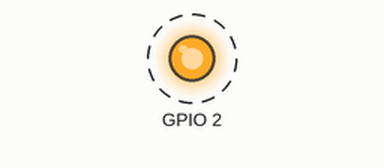
The sketch below on a simulated ESP8266 (NodeMCU). Shown: output pins drawn as LEDs (lit = HIGH). Dashed ring = blinking. WiFi joins after 1.5 s; servers stay silent unless stated; what the sketch prints to the serial monitor is not drawn.

Above: at 1.65 s.
Timing chart, 0 to 4.5 s (numbered marks = the images above):
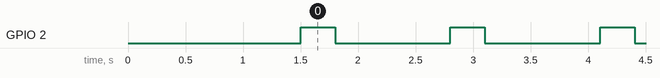

The sketch:

Acces_point_wifi_ESP8266.ino
```cpp
#include<DNSServer.h>

#include<ESP8266WiFi.h>
#include<WiFiManager.h>
WiFiManager wifi;
void setup() {
  // put your setup code here, to run once:
Serial.begin(115200);
pinMode(2,OUTPUT);
wifi.autoConnect("MARITIM HOME");
Serial.println("Connected to the Network");
}

void loop() {
  // put your main code here, to run repeatedly:
digitalWrite(2,HIGH);
delay(300);

digitalWrite(2,LOW);
delay(1000);
}
```

Measured:
- by itself, GPIO 2: alternates HIGH for 0.30 s and LOW for 1.0 s
